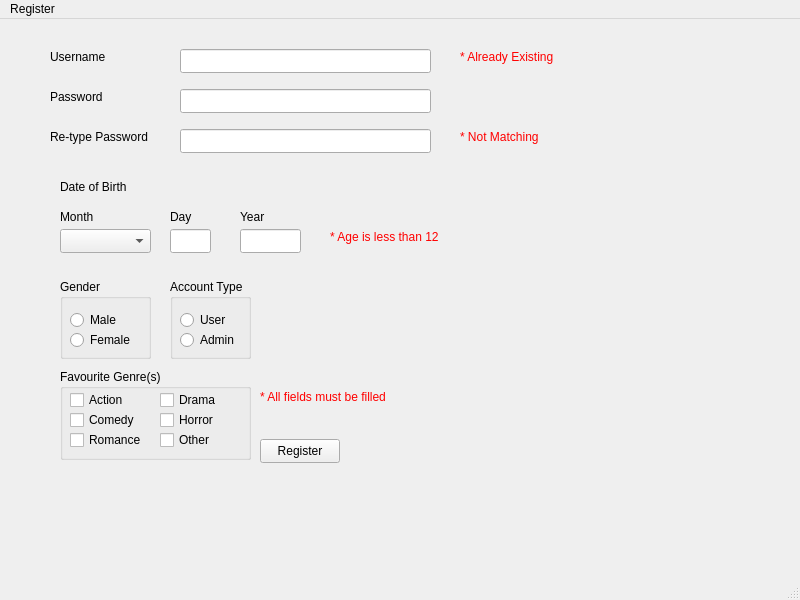
<?xml version="1.0" encoding="UTF-8"?>
<ui version="4.0">
 <class>RegisterWindow</class>
 <widget class="QMainWindow" name="RegisterWindow">
  <property name="geometry">
   <rect>
    <x>0</x>
    <y>0</y>
    <width>800</width>
    <height>600</height>
   </rect>
  </property>
  <property name="windowTitle">
   <string>MainWindow</string>
  </property>
  <widget class="QWidget" name="centralwidget">
   <widget class="QLabel" name="label_username">
    <property name="geometry">
     <rect>
      <x>50</x>
      <y>30</y>
      <width>71</width>
      <height>16</height>
     </rect>
    </property>
    <property name="text">
     <string>Username</string>
    </property>
   </widget>
   <widget class="QLabel" name="label_password">
    <property name="geometry">
     <rect>
      <x>50</x>
      <y>70</y>
      <width>71</width>
      <height>16</height>
     </rect>
    </property>
    <property name="text">
     <string>Password</string>
    </property>
   </widget>
   <widget class="QLabel" name="label_3">
    <property name="geometry">
     <rect>
      <x>50</x>
      <y>110</y>
      <width>111</width>
      <height>16</height>
     </rect>
    </property>
    <property name="text">
     <string>Re-type Password</string>
    </property>
   </widget>
   <widget class="QLineEdit" name="lineEdit_username">
    <property name="geometry">
     <rect>
      <x>180</x>
      <y>30</y>
      <width>251</width>
      <height>24</height>
     </rect>
    </property>
   </widget>
   <widget class="QLineEdit" name="lineEdit_pass">
    <property name="geometry">
     <rect>
      <x>180</x>
      <y>70</y>
      <width>251</width>
      <height>24</height>
     </rect>
    </property>
    <property name="echoMode">
     <enum>QLineEdit::Password</enum>
    </property>
   </widget>
   <widget class="QLineEdit" name="lineEdit_rePass">
    <property name="geometry">
     <rect>
      <x>180</x>
      <y>110</y>
      <width>251</width>
      <height>24</height>
     </rect>
    </property>
    <property name="echoMode">
     <enum>QLineEdit::Password</enum>
    </property>
   </widget>
   <widget class="QLabel" name="label_error1">
    <property name="geometry">
     <rect>
      <x>460</x>
      <y>30</y>
      <width>131</width>
      <height>16</height>
     </rect>
    </property>
    <property name="text">
     <string>&lt;html&gt;&lt;head/&gt;&lt;body&gt;&lt;p&gt;&lt;span style=&quot; color:#ff0000;&quot;&gt;* Already Existing&lt;/span&gt;&lt;/p&gt;&lt;/body&gt;&lt;/html&gt;</string>
    </property>
   </widget>
   <widget class="QLabel" name="label_error2">
    <property name="geometry">
     <rect>
      <x>460</x>
      <y>110</y>
      <width>131</width>
      <height>16</height>
     </rect>
    </property>
    <property name="text">
     <string>&lt;html&gt;&lt;head/&gt;&lt;body&gt;&lt;p&gt;&lt;span style=&quot; color:#ff0000;&quot;&gt;* Not Matching&lt;/span&gt;&lt;/p&gt;&lt;/body&gt;&lt;/html&gt;</string>
    </property>
   </widget>
   <widget class="QLabel" name="label_month">
    <property name="geometry">
     <rect>
      <x>60</x>
      <y>190</y>
      <width>49</width>
      <height>16</height>
     </rect>
    </property>
    <property name="text">
     <string>Month</string>
    </property>
   </widget>
   <widget class="QLabel" name="label_day">
    <property name="geometry">
     <rect>
      <x>170</x>
      <y>190</y>
      <width>49</width>
      <height>16</height>
     </rect>
    </property>
    <property name="text">
     <string>Day</string>
    </property>
   </widget>
   <widget class="QLabel" name="label_year">
    <property name="geometry">
     <rect>
      <x>240</x>
      <y>190</y>
      <width>49</width>
      <height>16</height>
     </rect>
    </property>
    <property name="text">
     <string>Year</string>
    </property>
   </widget>
   <widget class="QLabel" name="label_7_dob">
    <property name="geometry">
     <rect>
      <x>60</x>
      <y>160</y>
      <width>81</width>
      <height>16</height>
     </rect>
    </property>
    <property name="text">
     <string>Date of Birth</string>
    </property>
   </widget>
   <widget class="QComboBox" name="comboBox_month">
    <property name="geometry">
     <rect>
      <x>60</x>
      <y>210</y>
      <width>91</width>
      <height>24</height>
     </rect>
    </property>
    <item>
     <property name="text">
      <string/>
     </property>
    </item>
    <item>
     <property name="text">
      <string>January</string>
     </property>
    </item>
    <item>
     <property name="text">
      <string>February</string>
     </property>
    </item>
    <item>
     <property name="text">
      <string>March</string>
     </property>
    </item>
    <item>
     <property name="text">
      <string>April</string>
     </property>
    </item>
    <item>
     <property name="text">
      <string>May</string>
     </property>
    </item>
    <item>
     <property name="text">
      <string>June</string>
     </property>
    </item>
    <item>
     <property name="text">
      <string>July</string>
     </property>
    </item>
    <item>
     <property name="text">
      <string>August</string>
     </property>
    </item>
    <item>
     <property name="text">
      <string>September</string>
     </property>
    </item>
    <item>
     <property name="text">
      <string>October</string>
     </property>
    </item>
    <item>
     <property name="text">
      <string>November</string>
     </property>
    </item>
    <item>
     <property name="text">
      <string>December</string>
     </property>
    </item>
   </widget>
   <widget class="QLineEdit" name="lineEdit_day">
    <property name="geometry">
     <rect>
      <x>170</x>
      <y>210</y>
      <width>41</width>
      <height>24</height>
     </rect>
    </property>
   </widget>
   <widget class="QLineEdit" name="lineEdit_year">
    <property name="geometry">
     <rect>
      <x>240</x>
      <y>210</y>
      <width>61</width>
      <height>24</height>
     </rect>
    </property>
   </widget>
   <widget class="QLabel" name="label_error3">
    <property name="geometry">
     <rect>
      <x>330</x>
      <y>210</y>
      <width>131</width>
      <height>16</height>
     </rect>
    </property>
    <property name="text">
     <string>&lt;html&gt;&lt;head/&gt;&lt;body&gt;&lt;p&gt;&lt;span style=&quot; color:#ff0000;&quot;&gt;* Age is less than 12&lt;/span&gt;&lt;/p&gt;&lt;/body&gt;&lt;/html&gt;</string>
    </property>
   </widget>
   <widget class="QGroupBox" name="groupBox">
    <property name="geometry">
     <rect>
      <x>60</x>
      <y>260</y>
      <width>91</width>
      <height>80</height>
     </rect>
    </property>
    <property name="title">
     <string>Gender</string>
    </property>
    <widget class="QRadioButton" name="radioButton_male">
     <property name="geometry">
      <rect>
       <x>10</x>
       <y>30</y>
       <width>91</width>
       <height>22</height>
      </rect>
     </property>
     <property name="text">
      <string>Male</string>
     </property>
    </widget>
    <widget class="QRadioButton" name="radioButton_female">
     <property name="geometry">
      <rect>
       <x>10</x>
       <y>50</y>
       <width>91</width>
       <height>22</height>
      </rect>
     </property>
     <property name="text">
      <string>Female</string>
     </property>
    </widget>
   </widget>
   <widget class="QGroupBox" name="groupBox_2">
    <property name="geometry">
     <rect>
      <x>170</x>
      <y>260</y>
      <width>81</width>
      <height>80</height>
     </rect>
    </property>
    <property name="title">
     <string>Account Type</string>
    </property>
    <widget class="QRadioButton" name="radioButton_user">
     <property name="geometry">
      <rect>
       <x>10</x>
       <y>30</y>
       <width>91</width>
       <height>22</height>
      </rect>
     </property>
     <property name="text">
      <string>User</string>
     </property>
    </widget>
    <widget class="QRadioButton" name="radioButton_admin">
     <property name="geometry">
      <rect>
       <x>10</x>
       <y>50</y>
       <width>91</width>
       <height>22</height>
      </rect>
     </property>
     <property name="text">
      <string>Admin</string>
     </property>
    </widget>
   </widget>
   <widget class="QGroupBox" name="groupBox_3">
    <property name="geometry">
     <rect>
      <x>60</x>
      <y>350</y>
      <width>191</width>
      <height>91</height>
     </rect>
    </property>
    <property name="title">
     <string>Favourite Genre(s)</string>
    </property>
    <widget class="QCheckBox" name="checkBox_action">
     <property name="geometry">
      <rect>
       <x>10</x>
       <y>20</y>
       <width>78</width>
       <height>22</height>
      </rect>
     </property>
     <property name="text">
      <string>Action</string>
     </property>
    </widget>
    <widget class="QCheckBox" name="checkBox_comedy">
     <property name="geometry">
      <rect>
       <x>10</x>
       <y>40</y>
       <width>78</width>
       <height>22</height>
      </rect>
     </property>
     <property name="text">
      <string>Comedy</string>
     </property>
    </widget>
    <widget class="QCheckBox" name="checkBox_romance">
     <property name="geometry">
      <rect>
       <x>10</x>
       <y>60</y>
       <width>78</width>
       <height>22</height>
      </rect>
     </property>
     <property name="text">
      <string>Romance</string>
     </property>
    </widget>
    <widget class="QCheckBox" name="checkBox_drama">
     <property name="geometry">
      <rect>
       <x>100</x>
       <y>20</y>
       <width>78</width>
       <height>22</height>
      </rect>
     </property>
     <property name="text">
      <string>Drama</string>
     </property>
    </widget>
    <widget class="QCheckBox" name="checkBox_horror">
     <property name="geometry">
      <rect>
       <x>100</x>
       <y>40</y>
       <width>78</width>
       <height>22</height>
      </rect>
     </property>
     <property name="text">
      <string>Horror</string>
     </property>
    </widget>
    <widget class="QCheckBox" name="checkBox_other">
     <property name="geometry">
      <rect>
       <x>100</x>
       <y>60</y>
       <width>78</width>
       <height>22</height>
      </rect>
     </property>
     <property name="text">
      <string>Other</string>
     </property>
    </widget>
   </widget>
   <widget class="QPushButton" name="pushButton_register">
    <property name="geometry">
     <rect>
      <x>260</x>
      <y>420</y>
      <width>80</width>
      <height>24</height>
     </rect>
    </property>
    <property name="text">
     <string>Register</string>
    </property>
   </widget>
   <widget class="QLabel" name="label_error4">
    <property name="geometry">
     <rect>
      <x>260</x>
      <y>370</y>
      <width>161</width>
      <height>16</height>
     </rect>
    </property>
    <property name="text">
     <string>&lt;html&gt;&lt;head/&gt;&lt;body&gt;&lt;p&gt;&lt;span style=&quot; color:#ff0000;&quot;&gt;* All fields must be filled&lt;/span&gt;&lt;/p&gt;&lt;/body&gt;&lt;/html&gt;</string>
    </property>
   </widget>
  </widget>
  <widget class="QMenuBar" name="menubar">
   <property name="geometry">
    <rect>
     <x>0</x>
     <y>0</y>
     <width>800</width>
     <height>21</height>
    </rect>
   </property>
   <widget class="QMenu" name="menuRegister">
    <property name="title">
     <string>Register</string>
    </property>
   </widget>
   <addaction name="menuRegister"/>
  </widget>
  <widget class="QStatusBar" name="statusbar"/>
 </widget>
 <resources/>
 <connections/>
</ui>
